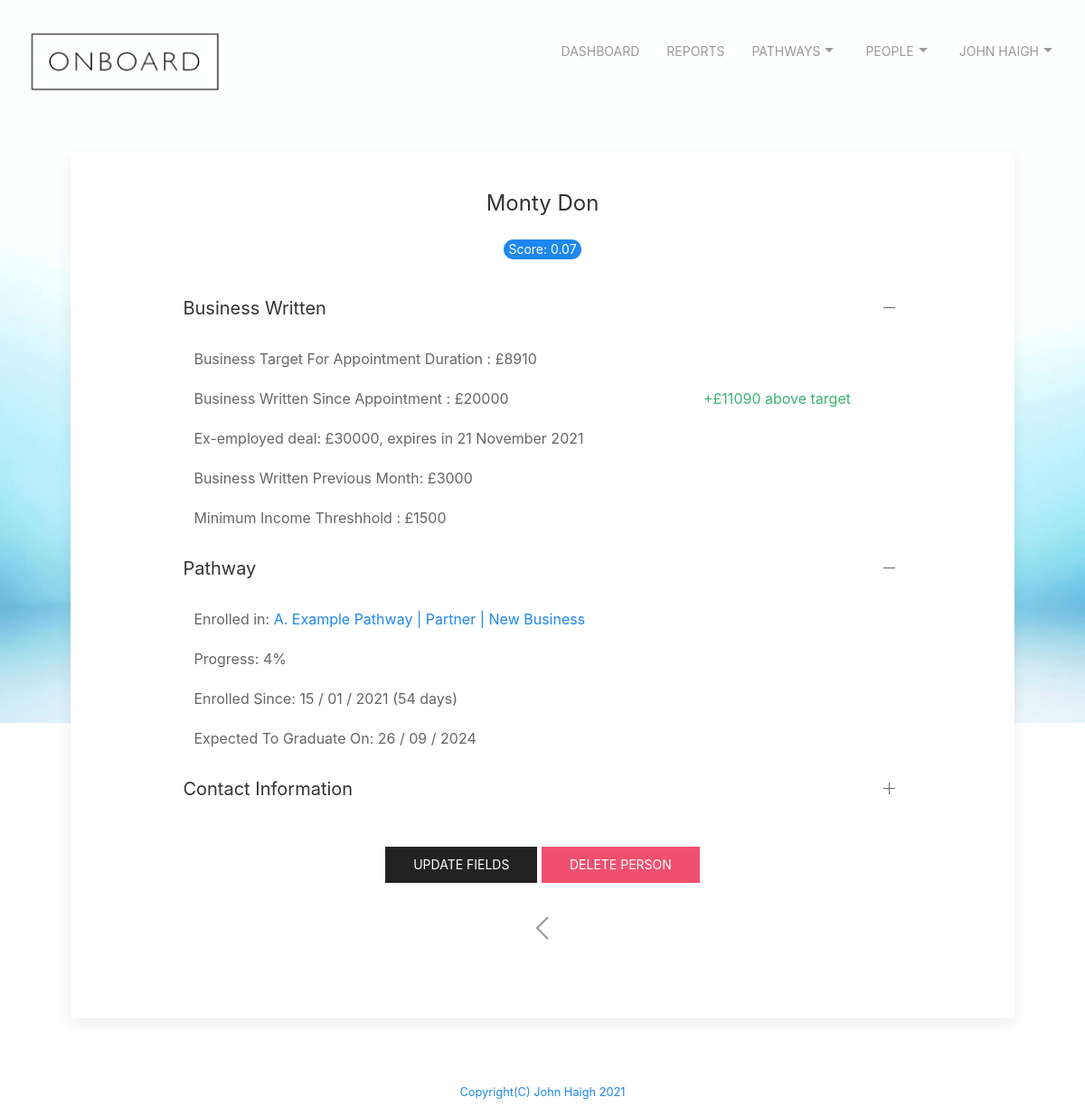
The page /viewperson?name=montydon@email.com (signed in) on the database as committed earlier.
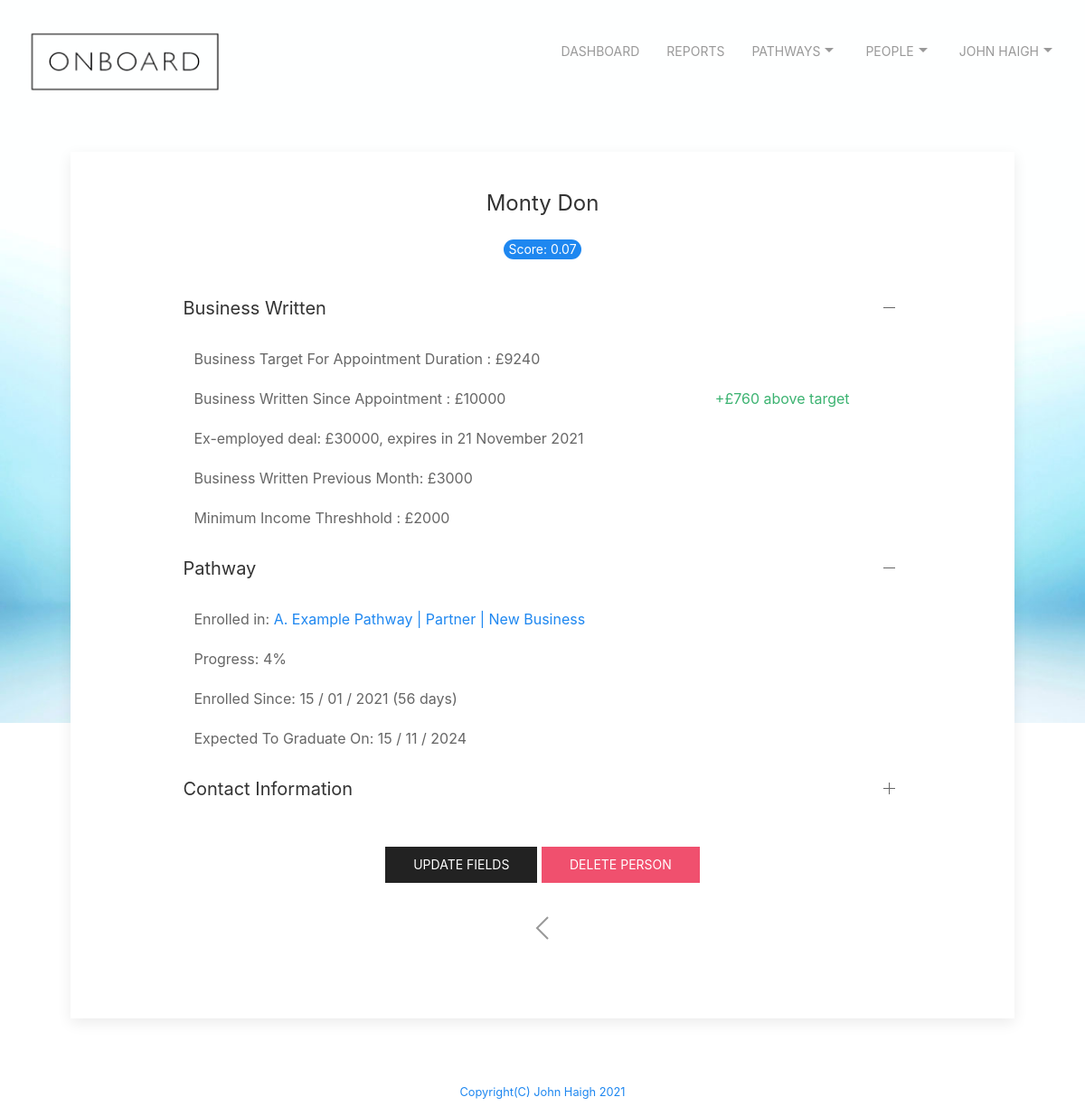
The same page on the database as committed later.
### tables this page shows
CREATE TABLE people ('id' integer PRIMARY KEY NOT NULL, 'firstname' text NOT NULL, 'lastname' text NOT NULL, 'mobile' text NOT NULL, 'email' text NOT NULL, 'pdm' text NOT NULL, 'bam' text, 'pathwayEnrolled' text, 'pathwayEnrolledDate' text, 'pathwayEnrolledPosition' text, 'pathwayEnrolledProgress' integer,  'pathwayEnrolledPositionDate' text, 'history' text, 'exEmployedDeal' text, 'exEmployedDealExpiry' text, 'businessWrittenPreviousMonth' integer, 'businessWrittenYearToDate'  integer, 'daysinpathway' integer, 'estcompletion' text, 'score' int, 'minincome' int);

### app.py (the view)
@app.route("/viewperson", methods=["GET", "POST"])
@login_required
def viewperson():
    if request.method == "GET":
        db = SQL("sqlite:///onboard.db")
        info = db.execute("SELECT * FROM users WHERE id = ?", session["user_id"])
        username = info[0]['email']
        firstname = info[0]['firstname']
        lastname = info[0]['lastname']
        personemail = request.args.get('name')
        fullname = firstname + ' ' + lastname
        rows = db.execute("SELECT DISTINCT * FROM people WHERE email = ?", personemail)
        targetnumber = int(rows[0]['daysinpathway']) * 165
        resultnumber = int(rows[0]['businessWrittenYearToDate']) - targetnumber
        if resultnumber < 0:
            resultstring = '£'+str(resultnumber) + ' below target'
            style = 'red'
        else:
            resultstring = '+£'+str(resultnumber) + ' above target'
            style = 'green'
        return render_template("viewperson.html", FullName = fullname, rows = rows, targetnumber = targetnumber, result = resultstring, style = style)

### app.py (called while the page is built)
@app.after_request
def after_request(response):
    response.headers["Cache-Control"] = "no-cache, no-store, must-revalidate"
    response.headers["Expires"] = 0
    response.headers["Pragma"] = "no-cache"
    return response

def login_required(f):
    @wraps(f)
    def decorated_function(*args, **kwargs):
        if session.get("user_id") is None:
            return redirect("/login")
        return f(*args, **kwargs)
    return decorated_function

### templates/viewperson.html (shortened to what this page needs)
{% extends "layout.html" %}
{% block main %}
<div class="uk-card uk-card-default uk-card-small">
  <div class="uk-card-body" id="width">
    <div class="uk-text-center uk-card-body">
      <h3>{{ rows[0]["firstname"] }} {{ rows[0]['lastname'] }}</h3>
      <span class="uk-badge"> Score: {{rows[0]['score']}} </span>
    </div>
    <ul uk-accordion="multiple: true">
      <li class="uk-open">
          <a class="uk-accordion-title" href="#">Business Written</a>
          <div class="uk-accordion-content">
            <table class="uk-table uk-table-small">
              <tr><td>Business Target For Appointment Duration : £{{targetnumber}}</td></tr>
              <tr><td {{style}}>Business Written Since Appointment : £{{ rows[0]['businessWrittenYearToDate'] }}   <td id="{{style}}">{{result}}</td></tr>
              <tr><td>Ex-employed deal: £{{ rows[0]['exEmployedDeal'] }}, expires in {{ rows[0]['exEmployedDealExpiry'] }} </td></tr>
              <tr><td>Business Written Previous Month: £{{ rows[0]['businessWrittenPreviousMonth'] }} </td></tr>
              <tr><td>Minimum Income Threshhold : £{{ rows[0]['minincome'] }} </td></tr>
              </table>
          </div>
      </li>
        <li class="uk-open">
            <a class="uk-accordion-title" href="#">Pathway</a>
            <div class="uk-accordion-content">
              <table class="uk-table uk-table-small">
                <tr><td>Enrolled in: <a href="/progress?name={{rows["email"]}}&pathway={{rows[0]['pathwayEnrolled']}}">{{rows[0]['pathwayEnrolled']}}</a></td></tr>
                <tr><td>Progress: {{rows[0]['pathwayEnrolledProgress']}}%</td></tr>
                <tr><td>Enrolled Since: {{rows[0]['pathwayEnrolledDate']}} ({{rows[0]['daysinpathway']}} days)</td><tr>
                <tr><td>Expected To Graduate On: {{rows[0]['estcompletion']}}</td></tr>
                </table>
            </div>
        </li>
        <li>
            <a class="uk-accordion-title" href="#">Contact Information</a>
        </li>
    </ul>
        <div id="center">
          <a class="uk-button uk-button-secondary" href="/updatefields?name={{rows[0]['email']}}">Update Fields</a>   <a class="uk-button uk-button-danger" href="/delete?id=person&name={{rows[0]['email']}}"onclick="return confirm('Are you sure you want to delete this person?\r\rThis cannot be undone.')">Delete Person</a>
        <div id="center">
          <a href="/people" class="uk-icon-link" uk-icon="icon: chevron-left;ratio: 2"></a>
        </div>
        </div>
    </div>
  </div>
  {% endblock %}

### templates/layout.html (shortened to what this page needs)
<!DOCTYPE html>
<html lang="en">
<head>
  <link href="https://maxcdn.bootstrapcdn.com/bootstrap/4.1.3/css/bootstrap.min.css" rel="stylesheet">
  <link href="/static/styles.css" rel="stylesheet">
  <link rel="stylesheet" href="static/css/uikit.min.css" />
</head>
<div class="uk-position-relative">
  <div class="uk-position-top">
    <nav class="uk-navbar-container uk-navbar-transparent" uk-navbar>
      <div class="uk-navbar-right" >
        <ul class="uk-navbar-nav">
          {% if session.user_id %}
          <li><a href="/dashboard">Dashboard</a></li>
          <li><a href="/report">Reports</a></li>
          <li><a href="/pathways">Pathways<span uk-icon="icon:  triangle-down"></span></a>
          </li>
          <li><a href="/people">People<span uk-icon="icon:  triangle-down"></span></a>
          </li>
          <li>
            <a href="#">{{FullName}}<span uk-icon="icon:  triangle-down"></span></a>
                {% else %}
                <li><a href="/register">Register</a></li>
                <li><a href="/login">Login</a></li>
                {% endif %}
          </li>
        </ul>
      </div>
    </nav>
  </div>
</div>
<body class="p-3 mb-2 bg-light">
  <nav class="uk-navbar-container uk-navbar-transparent">
    {% if session.user_id %}
    <a href="/dashboard"><img src="/static/images/onboard_logo.png" height="75px" width="244px" alt="Logo"></a>
    {% else %}
    <a href="/dashboard"><img src="/static/images/onboard_logo.png" height="75px" width="244px" alt="Logo"></a>
    {% endif %}
  <main class="container p-5">
    {% block main %}{% endblock %}
  </main>
<footer id="page-footer" class="uk-margin-top" uk-sticky="bottom: true">
      <div class="footer">
          <a href="mailto:johnhaigh@icloud.com"><small>Copyright(C) John Haigh 2021</small></p>
        </div>
</footer>
</body>
</html>

### static/styles.css (style rules this page uses)
#center { margin-left: auto; margin-right: auto; text-align: center; padding: 30px; }
#width { margin-left: auto; margin-right: auto; width: 80%; padding: 20px; }
body { border-color: coral; }
body { background-image: url("images/onboard_homepage_background_1400x933px.jpg"); background-repeat: repeat; background-size: cover; background-color: #464646; height: 100vh; }
.footer { text-align: center; height: 40px; width: 300px%; border-width: thin; border-color: black; }
#green { color:MediumSeaGreen; }

Rows that differ between the two databases and show on the page:
changed people "Monty": businessWrittenYearToDate "20000" → "10000"; minincome "1500" → "2000"; daysinpathway "54" → "56"; estcompletion "26 / 09 / 2024" → "15 / 11 / 2024"
Other text that changed with them:
{{ targetnumber }}: "8910" → "9240"
{{ result }}: "+£11090 above target" → "+£760 above target"
